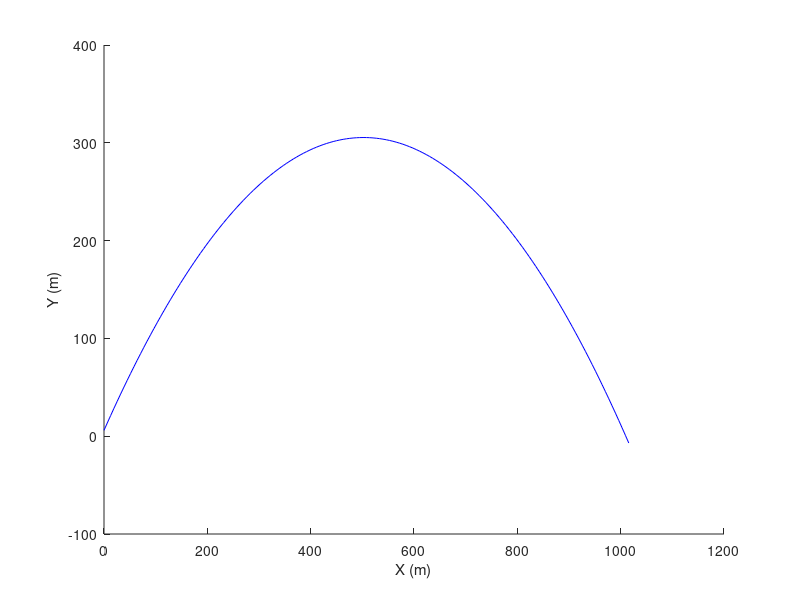

The MATLAB source for this figure: (Note: this script raises an error after producing the figure.)
% ENGR1120 Tennessee Tech
% Noah Huber-Feely 6/14/2016
% Lab 5 - Geometric Relations

% Initialize workspace
clear variables
clc
close all

x_vals = [];
y_vals = [];

acceleration = [];
velocity = [];
times = [];

x0 = 0;
y0 = 6;
v0 = 100;
initAngle = 50;

time = 0;
inAir = 1;

g = 9.8;

index = 1;
while inAir
    x_vals(index) = x0 + v0*cosd(initAngle)*time;
    y_vals(index) = y0 + v0*sind(initAngle)*time - 0.5*g*time^2;
    acceleration(index) = g;
    velocity(index) = v0*sind(initAngle)-g*time;
    
    times(index) = time;
    if y_vals(index) < 0
        inAir = 0;
    end
    index = index + 1;
    time = time + 0.1;
end

figure(1);
hold on;
plot(x_vals, y_vals, 'b');
xlabel('X (m)');
ylabel('Y (m)');
legend('Position');

figure(2);
hold on;
plot(times, y_vals, 'r');
plot(times, acceleration, 'b');
plot(times, velocity, 'g');
title('Position, Velocity & Acceleration (Y-axis)');
xlabel('Time (seconds)');
ylabel('Y');
legend('Position', 'Acceleration', 'Velocity');
